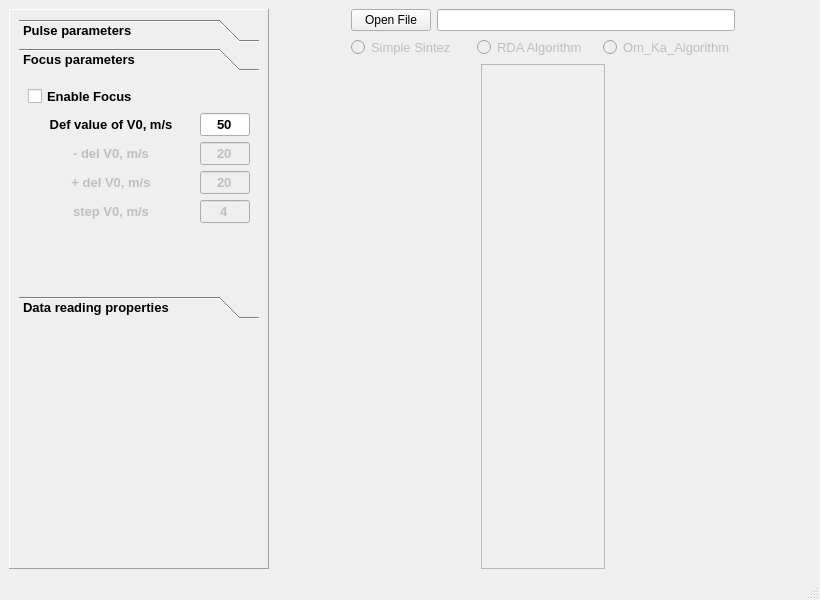
<?xml version="1.0" encoding="UTF-8"?>
<ui version="4.0">
 <class>SintezSAR</class>
 <widget class="QMainWindow" name="SintezSAR">
  <property name="geometry">
   <rect>
    <x>0</x>
    <y>0</y>
    <width>820</width>
    <height>600</height>
   </rect>
  </property>
  <property name="minimumSize">
   <size>
    <width>820</width>
    <height>600</height>
   </size>
  </property>
  <property name="contextMenuPolicy">
   <enum>Qt::DefaultContextMenu</enum>
  </property>
  <property name="windowTitle">
   <string>MainWindow</string>
  </property>
  <widget class="QWidget" name="centralwidget">
   <layout class="QGridLayout" name="gridLayout_2">
    <item row="1" column="3" colspan="3">
     <layout class="QHBoxLayout" name="horizontalLayout">
      <item>
       <widget class="QRadioButton" name="SimpleSint_RB">
        <property name="enabled">
         <bool>false</bool>
        </property>
        <property name="minimumSize">
         <size>
          <width>120</width>
          <height>0</height>
         </size>
        </property>
        <property name="font">
         <font>
          <pointsize>10</pointsize>
         </font>
        </property>
        <property name="text">
         <string>Simple Sintez</string>
        </property>
        <property name="checkable">
         <bool>false</bool>
        </property>
        <property name="checked">
         <bool>false</bool>
        </property>
       </widget>
      </item>
      <item>
       <widget class="QRadioButton" name="RDA_RB">
        <property name="enabled">
         <bool>false</bool>
        </property>
        <property name="minimumSize">
         <size>
          <width>120</width>
          <height>0</height>
         </size>
        </property>
        <property name="font">
         <font>
          <pointsize>10</pointsize>
         </font>
        </property>
        <property name="text">
         <string>RDA Algorithm</string>
        </property>
       </widget>
      </item>
      <item>
       <widget class="QRadioButton" name="Om_Ka_RB">
        <property name="enabled">
         <bool>false</bool>
        </property>
        <property name="minimumSize">
         <size>
          <width>120</width>
          <height>0</height>
         </size>
        </property>
        <property name="font">
         <font>
          <pointsize>10</pointsize>
         </font>
        </property>
        <property name="text">
         <string>Om_Ka_Algorithm</string>
        </property>
       </widget>
      </item>
     </layout>
    </item>
    <item row="0" column="3" colspan="3">
     <layout class="QHBoxLayout" name="horizontalLayout_2">
      <property name="sizeConstraint">
       <enum>QLayout::SetMinimumSize</enum>
      </property>
      <item>
       <widget class="QPushButton" name="OpenFile">
        <property name="text">
         <string>Open File</string>
        </property>
       </widget>
      </item>
      <item>
       <widget class="QLineEdit" name="filePath">
        <property name="readOnly">
         <bool>true</bool>
        </property>
       </widget>
      </item>
     </layout>
    </item>
    <item row="2" column="3">
     <spacer name="verticalSpacer_2">
      <property name="orientation">
       <enum>Qt::Vertical</enum>
      </property>
      <property name="sizeHint" stdset="0">
       <size>
        <width>20</width>
        <height>40</height>
       </size>
      </property>
     </spacer>
    </item>
    <item row="0" column="1" rowspan="3">
     <widget class="QFrame" name="frame">
      <property name="minimumSize">
       <size>
        <width>260</width>
        <height>300</height>
       </size>
      </property>
      <property name="maximumSize">
       <size>
        <width>260</width>
        <height>16777215</height>
       </size>
      </property>
      <property name="autoFillBackground">
       <bool>true</bool>
      </property>
      <property name="frameShape">
       <enum>QFrame::Panel</enum>
      </property>
      <property name="frameShadow">
       <enum>QFrame::Raised</enum>
      </property>
      <widget class="QWidget" name="horizontalLayoutWidget">
       <property name="geometry">
        <rect>
         <x>10</x>
         <y>10</y>
         <width>242</width>
         <height>441</height>
        </rect>
       </property>
       <layout class="QHBoxLayout" name="horizontalLayout_3" stretch="0">
        <property name="sizeConstraint">
         <enum>QLayout::SetFixedSize</enum>
        </property>
        <item>
         <widget class="QToolBox" name="toolBox">
          <property name="sizePolicy">
           <sizepolicy hsizetype="Fixed" vsizetype="Preferred">
            <horstretch>0</horstretch>
            <verstretch>0</verstretch>
           </sizepolicy>
          </property>
          <property name="minimumSize">
           <size>
            <width>240</width>
            <height>300</height>
           </size>
          </property>
          <property name="maximumSize">
           <size>
            <width>240</width>
            <height>16777215</height>
           </size>
          </property>
          <property name="font">
           <font>
            <pointsize>10</pointsize>
            <weight>75</weight>
            <bold>true</bold>
           </font>
          </property>
          <property name="autoFillBackground">
           <bool>false</bool>
          </property>
          <property name="currentIndex">
           <number>1</number>
          </property>
          <widget class="QWidget" name="PulsePar">
           <property name="geometry">
            <rect>
             <x>0</x>
             <y>0</y>
             <width>240</width>
             <height>349</height>
            </rect>
           </property>
           <attribute name="label">
            <string>Pulse parameters</string>
           </attribute>
           <layout class="QGridLayout" name="gridLayout_4">
            <item row="0" column="0">
             <widget class="QLabel" name="F_0_label">
              <property name="enabled">
               <bool>true</bool>
              </property>
              <property name="maximumSize">
               <size>
                <width>90</width>
                <height>16777215</height>
               </size>
              </property>
              <property name="font">
               <font>
                <pointsize>10</pointsize>
                <weight>75</weight>
                <bold>true</bold>
               </font>
              </property>
              <property name="text">
               <string>F_0, MHz</string>
              </property>
              <property name="alignment">
               <set>Qt::AlignCenter</set>
              </property>
             </widget>
            </item>
            <item row="1" column="0">
             <widget class="QLabel" name="Del_F_label">
              <property name="enabled">
               <bool>true</bool>
              </property>
              <property name="maximumSize">
               <size>
                <width>90</width>
                <height>16777215</height>
               </size>
              </property>
              <property name="font">
               <font>
                <pointsize>10</pointsize>
                <weight>75</weight>
                <bold>true</bold>
               </font>
              </property>
              <property name="text">
               <string>Del F, MHz</string>
              </property>
              <property name="alignment">
               <set>Qt::AlignCenter</set>
              </property>
             </widget>
            </item>
            <item row="0" column="1">
             <widget class="QLineEdit" name="F_0_text">
              <property name="maximumSize">
               <size>
                <width>50</width>
                <height>16777215</height>
               </size>
              </property>
              <property name="text">
               <string>9550</string>
              </property>
              <property name="alignment">
               <set>Qt::AlignCenter</set>
              </property>
             </widget>
            </item>
            <item row="2" column="1">
             <widget class="QLineEdit" name="TauPuls_text">
              <property name="maximumSize">
               <size>
                <width>50</width>
                <height>16777215</height>
               </size>
              </property>
              <property name="text">
               <string>1</string>
              </property>
              <property name="alignment">
               <set>Qt::AlignCenter</set>
              </property>
             </widget>
            </item>
            <item row="1" column="1">
             <widget class="QLineEdit" name="Del_F_text">
              <property name="maximumSize">
               <size>
                <width>50</width>
                <height>16777215</height>
               </size>
              </property>
              <property name="text">
               <string>190</string>
              </property>
              <property name="alignment">
               <set>Qt::AlignCenter</set>
              </property>
             </widget>
            </item>
            <item row="2" column="0">
             <widget class="QLabel" name="TayPulse_label">
              <property name="enabled">
               <bool>true</bool>
              </property>
              <property name="maximumSize">
               <size>
                <width>90</width>
                <height>16777215</height>
               </size>
              </property>
              <property name="font">
               <font>
                <pointsize>10</pointsize>
                <weight>75</weight>
                <bold>true</bold>
               </font>
              </property>
              <property name="text">
               <string>TauPulse, ms</string>
              </property>
              <property name="alignment">
               <set>Qt::AlignCenter</set>
              </property>
             </widget>
            </item>
            <item row="3" column="0">
             <widget class="QLabel" name="F_DSP_label">
              <property name="enabled">
               <bool>true</bool>
              </property>
              <property name="minimumSize">
               <size>
                <width>0</width>
                <height>0</height>
               </size>
              </property>
              <property name="maximumSize">
               <size>
                <width>90</width>
                <height>16777215</height>
               </size>
              </property>
              <property name="font">
               <font>
                <pointsize>10</pointsize>
                <weight>75</weight>
                <bold>true</bold>
               </font>
              </property>
              <property name="text">
               <string>F_DSP, MHz</string>
              </property>
              <property name="alignment">
               <set>Qt::AlignCenter</set>
              </property>
             </widget>
            </item>
            <item row="4" column="0">
             <widget class="QLabel" name="F_PulseRep_label">
              <property name="enabled">
               <bool>true</bool>
              </property>
              <property name="sizePolicy">
               <sizepolicy hsizetype="Preferred" vsizetype="Fixed">
                <horstretch>0</horstretch>
                <verstretch>0</verstretch>
               </sizepolicy>
              </property>
              <property name="minimumSize">
               <size>
                <width>0</width>
                <height>0</height>
               </size>
              </property>
              <property name="maximumSize">
               <size>
                <width>90</width>
                <height>16777215</height>
               </size>
              </property>
              <property name="font">
               <font>
                <pointsize>10</pointsize>
                <weight>75</weight>
                <bold>true</bold>
               </font>
              </property>
              <property name="text">
               <string>F_pRep, Hz</string>
              </property>
              <property name="alignment">
               <set>Qt::AlignCenter</set>
              </property>
             </widget>
            </item>
            <item row="4" column="1">
             <widget class="QLineEdit" name="F_PulseRep_text">
              <property name="sizePolicy">
               <sizepolicy hsizetype="Expanding" vsizetype="Fixed">
                <horstretch>0</horstretch>
                <verstretch>0</verstretch>
               </sizepolicy>
              </property>
              <property name="maximumSize">
               <size>
                <width>50</width>
                <height>16777215</height>
               </size>
              </property>
              <property name="text">
               <string>1562.5</string>
              </property>
              <property name="alignment">
               <set>Qt::AlignCenter</set>
              </property>
             </widget>
            </item>
            <item row="3" column="1">
             <widget class="QLineEdit" name="F_DSP_text">
              <property name="maximumSize">
               <size>
                <width>50</width>
                <height>16777215</height>
               </size>
              </property>
              <property name="text">
               <string>200</string>
              </property>
              <property name="alignment">
               <set>Qt::AlignCenter</set>
              </property>
             </widget>
            </item>
            <item row="5" column="0">
             <spacer name="verticalSpacer">
              <property name="orientation">
               <enum>Qt::Vertical</enum>
              </property>
              <property name="sizeHint" stdset="0">
               <size>
                <width>20</width>
                <height>40</height>
               </size>
              </property>
             </spacer>
            </item>
           </layout>
          </widget>
          <widget class="QWidget" name="FocusPar">
           <property name="geometry">
            <rect>
             <x>0</x>
             <y>0</y>
             <width>240</width>
             <height>349</height>
            </rect>
           </property>
           <attribute name="label">
            <string>Focus parameters</string>
           </attribute>
           <layout class="QGridLayout" name="gridLayout_5">
            <item row="1" column="0">
             <widget class="QLabel" name="Def_V0_label">
              <property name="enabled">
               <bool>true</bool>
              </property>
              <property name="font">
               <font>
                <pointsize>10</pointsize>
                <weight>75</weight>
                <bold>true</bold>
               </font>
              </property>
              <property name="text">
               <string>Def value of V0, m/s</string>
              </property>
              <property name="alignment">
               <set>Qt::AlignCenter</set>
              </property>
             </widget>
            </item>
            <item row="1" column="1">
             <widget class="QLineEdit" name="Def_V0_text">
              <property name="maximumSize">
               <size>
                <width>50</width>
                <height>16777215</height>
               </size>
              </property>
              <property name="text">
               <string>50</string>
              </property>
              <property name="alignment">
               <set>Qt::AlignCenter</set>
              </property>
             </widget>
            </item>
            <item row="2" column="0">
             <widget class="QLabel" name="mns_dV0_label">
              <property name="enabled">
               <bool>false</bool>
              </property>
              <property name="font">
               <font>
                <pointsize>10</pointsize>
                <weight>75</weight>
                <bold>true</bold>
               </font>
              </property>
              <property name="text">
               <string>- del V0, m/s</string>
              </property>
              <property name="alignment">
               <set>Qt::AlignCenter</set>
              </property>
             </widget>
            </item>
            <item row="3" column="0">
             <widget class="QLabel" name="pls_dV0_label">
              <property name="enabled">
               <bool>false</bool>
              </property>
              <property name="font">
               <font>
                <pointsize>10</pointsize>
                <weight>75</weight>
                <bold>true</bold>
               </font>
              </property>
              <property name="text">
               <string>+ del V0, m/s</string>
              </property>
              <property name="alignment">
               <set>Qt::AlignCenter</set>
              </property>
             </widget>
            </item>
            <item row="4" column="0">
             <widget class="QLabel" name="stpV_label">
              <property name="enabled">
               <bool>false</bool>
              </property>
              <property name="font">
               <font>
                <pointsize>10</pointsize>
                <weight>75</weight>
                <bold>true</bold>
               </font>
              </property>
              <property name="text">
               <string>step V0, m/s</string>
              </property>
              <property name="alignment">
               <set>Qt::AlignCenter</set>
              </property>
             </widget>
            </item>
            <item row="4" column="1">
             <widget class="QLineEdit" name="stpV0_text">
              <property name="enabled">
               <bool>false</bool>
              </property>
              <property name="maximumSize">
               <size>
                <width>50</width>
                <height>16777215</height>
               </size>
              </property>
              <property name="text">
               <string>4</string>
              </property>
              <property name="alignment">
               <set>Qt::AlignCenter</set>
              </property>
             </widget>
            </item>
            <item row="2" column="1">
             <widget class="QLineEdit" name="mns_dV0_text">
              <property name="enabled">
               <bool>false</bool>
              </property>
              <property name="maximumSize">
               <size>
                <width>50</width>
                <height>16777215</height>
               </size>
              </property>
              <property name="text">
               <string>20</string>
              </property>
              <property name="alignment">
               <set>Qt::AlignCenter</set>
              </property>
             </widget>
            </item>
            <item row="3" column="1">
             <widget class="QLineEdit" name="pls_dV0_text">
              <property name="enabled">
               <bool>false</bool>
              </property>
              <property name="maximumSize">
               <size>
                <width>50</width>
                <height>16777215</height>
               </size>
              </property>
              <property name="text">
               <string>20</string>
              </property>
              <property name="alignment">
               <set>Qt::AlignCenter</set>
              </property>
             </widget>
            </item>
            <item row="5" column="0">
             <spacer name="verticalSpacer_3">
              <property name="orientation">
               <enum>Qt::Vertical</enum>
              </property>
              <property name="sizeHint" stdset="0">
               <size>
                <width>20</width>
                <height>40</height>
               </size>
              </property>
             </spacer>
            </item>
            <item row="0" column="0">
             <widget class="QCheckBox" name="EnableFocus">
              <property name="enabled">
               <bool>true</bool>
              </property>
              <property name="font">
               <font>
                <family>MS Shell Dlg 2</family>
                <pointsize>10</pointsize>
               </font>
              </property>
              <property name="text">
               <string>Enable Focus</string>
              </property>
              <property name="checked">
               <bool>false</bool>
              </property>
              <property name="tristate">
               <bool>false</bool>
              </property>
             </widget>
            </item>
           </layout>
          </widget>
          <widget class="QWidget" name="datRead">
           <property name="geometry">
            <rect>
             <x>0</x>
             <y>0</y>
             <width>240</width>
             <height>349</height>
            </rect>
           </property>
           <attribute name="label">
            <string>Data reading properties</string>
           </attribute>
           <layout class="QGridLayout" name="gridLayout">
            <item row="0" column="0">
             <widget class="QLabel" name="NumLines_label">
              <property name="enabled">
               <bool>true</bool>
              </property>
              <property name="maximumSize">
               <size>
                <width>160</width>
                <height>16777215</height>
               </size>
              </property>
              <property name="font">
               <font>
                <pointsize>10</pointsize>
                <weight>75</weight>
                <bold>true</bold>
               </font>
              </property>
              <property name="text">
               <string>Number of lines to read</string>
              </property>
              <property name="alignment">
               <set>Qt::AlignCenter</set>
              </property>
             </widget>
            </item>
            <item row="0" column="1">
             <widget class="QLineEdit" name="NumLines_text">
              <property name="maximumSize">
               <size>
                <width>60</width>
                <height>16777215</height>
               </size>
              </property>
              <property name="text">
               <string notr="true">14000</string>
              </property>
              <property name="maxLength">
               <number>14000</number>
              </property>
              <property name="echoMode">
               <enum>QLineEdit::Normal</enum>
              </property>
              <property name="alignment">
               <set>Qt::AlignCenter</set>
              </property>
              <property name="clearButtonEnabled">
               <bool>false</bool>
              </property>
             </widget>
            </item>
            <item row="2" column="0">
             <widget class="QLabel" name="CutFrontRaws_label">
              <property name="enabled">
               <bool>true</bool>
              </property>
              <property name="maximumSize">
               <size>
                <width>160</width>
                <height>16777215</height>
               </size>
              </property>
              <property name="font">
               <font>
                <pointsize>10</pointsize>
                <weight>75</weight>
                <bold>true</bold>
               </font>
              </property>
              <property name="text">
               <string>Cut front raws of Data</string>
              </property>
              <property name="alignment">
               <set>Qt::AlignCenter</set>
              </property>
             </widget>
            </item>
            <item row="5" column="0">
             <spacer name="verticalSpacer_4">
              <property name="orientation">
               <enum>Qt::Vertical</enum>
              </property>
              <property name="sizeHint" stdset="0">
               <size>
                <width>20</width>
                <height>40</height>
               </size>
              </property>
             </spacer>
            </item>
            <item row="2" column="1">
             <widget class="QLineEdit" name="CutFrontRaws_text">
              <property name="maximumSize">
               <size>
                <width>60</width>
                <height>16777215</height>
               </size>
              </property>
              <property name="text">
               <string notr="true">1260</string>
              </property>
              <property name="maxLength">
               <number>14000</number>
              </property>
              <property name="echoMode">
               <enum>QLineEdit::Normal</enum>
              </property>
              <property name="alignment">
               <set>Qt::AlignCenter</set>
              </property>
              <property name="clearButtonEnabled">
               <bool>false</bool>
              </property>
             </widget>
            </item>
            <item row="3" column="0">
             <widget class="QLabel" name="CutFrontRaws_label_2">
              <property name="enabled">
               <bool>true</bool>
              </property>
              <property name="maximumSize">
               <size>
                <width>160</width>
                <height>16777215</height>
               </size>
              </property>
              <property name="font">
               <font>
                <pointsize>10</pointsize>
                <weight>75</weight>
                <bold>true</bold>
               </font>
              </property>
              <property name="text">
               <string>Cut back raws of Data</string>
              </property>
              <property name="alignment">
               <set>Qt::AlignCenter</set>
              </property>
             </widget>
            </item>
            <item row="3" column="1">
             <widget class="QLineEdit" name="CutFrontRaws_text_2">
              <property name="maximumSize">
               <size>
                <width>60</width>
                <height>16777215</height>
               </size>
              </property>
              <property name="text">
               <string notr="true">8000</string>
              </property>
              <property name="maxLength">
               <number>14000</number>
              </property>
              <property name="echoMode">
               <enum>QLineEdit::Normal</enum>
              </property>
              <property name="alignment">
               <set>Qt::AlignCenter</set>
              </property>
              <property name="clearButtonEnabled">
               <bool>false</bool>
              </property>
             </widget>
            </item>
           </layout>
          </widget>
         </widget>
        </item>
       </layout>
      </widget>
     </widget>
    </item>
    <item row="0" column="6">
     <spacer name="horizontalSpacer">
      <property name="orientation">
       <enum>Qt::Horizontal</enum>
      </property>
      <property name="sizeHint" stdset="0">
       <size>
        <width>40</width>
        <height>20</height>
       </size>
      </property>
     </spacer>
    </item>
    <item row="0" column="2">
     <spacer name="horizontalSpacer_3">
      <property name="orientation">
       <enum>Qt::Horizontal</enum>
      </property>
      <property name="sizeHint" stdset="0">
       <size>
        <width>20</width>
        <height>20</height>
       </size>
      </property>
     </spacer>
    </item>
    <item row="2" column="5">
     <layout class="QHBoxLayout" name="horizontalLayout_4"/>
    </item>
    <item row="2" column="4">
     <widget class="QFrame" name="frame_2">
      <property name="frameShape">
       <enum>QFrame::StyledPanel</enum>
      </property>
      <property name="frameShadow">
       <enum>QFrame::Raised</enum>
      </property>
     </widget>
    </item>
   </layout>
  </widget>
  <widget class="QMenuBar" name="menubar">
   <property name="geometry">
    <rect>
     <x>0</x>
     <y>0</y>
     <width>820</width>
     <height>21</height>
    </rect>
   </property>
  </widget>
  <widget class="QStatusBar" name="statusbar"/>
 </widget>
 <resources/>
 <connections/>
</ui>
